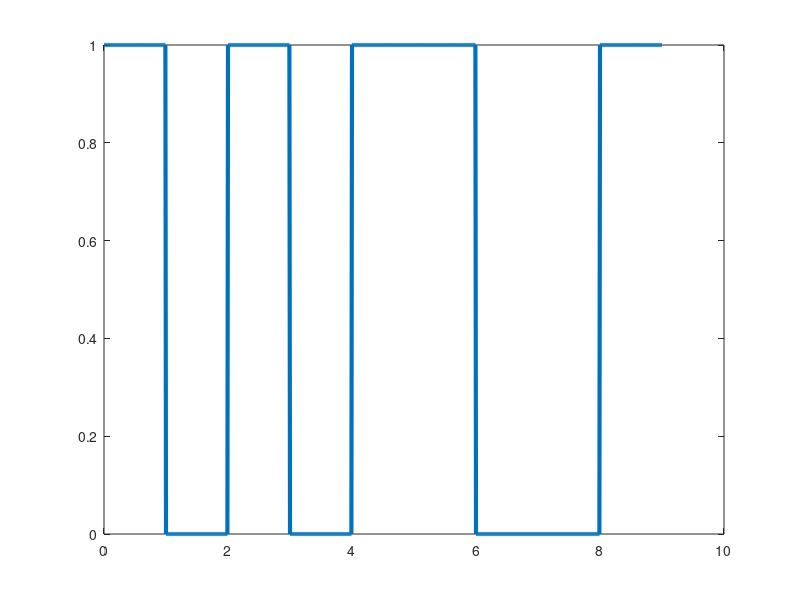

This chart was generated by the following MATLAB code:
bits=[1 0 1 0 1 1 0 0 1];
bitduration=1;
T=length(bits)*bitduration;
fs=100;
t=0:bitduration/fs:T;

x=zeros(1,length(t));



for i=1:length(bits)

    if(bits(i)==1)

      x((i-1)*fs+1:i*fs)=1;


     else

       x((i-1)*fs+1:i*fs)=0;


    end



end

x(i*fs+1)=x(i*fs);


plot(t,x,'Linewidth',3);

counter=0;


for i=1:fs:length(x)-1
  counter=counter+1;
    if(x(i)==1)
      result(counter)=1;
    else
       result(counter)=0;
    end
  end

  disp(result);
